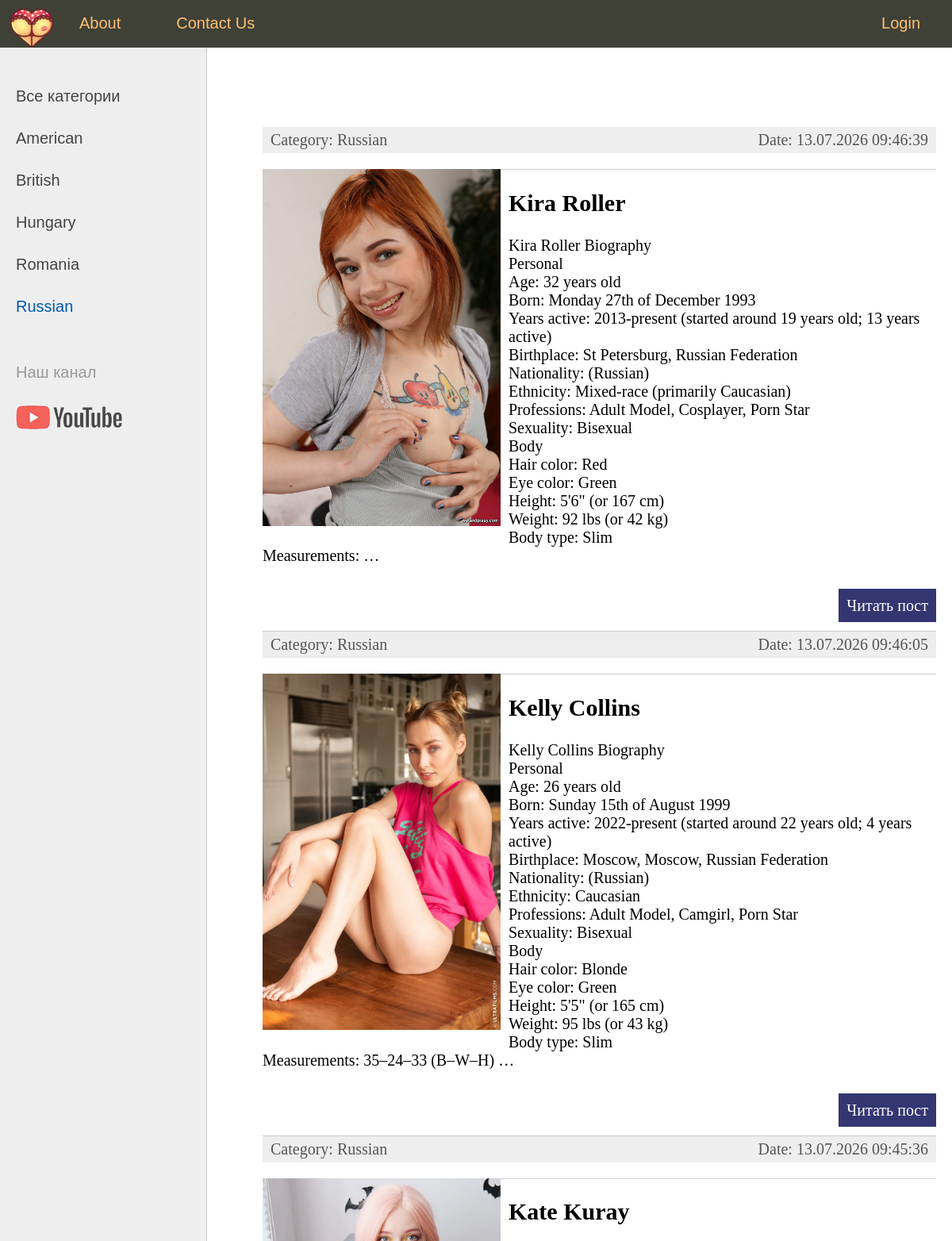
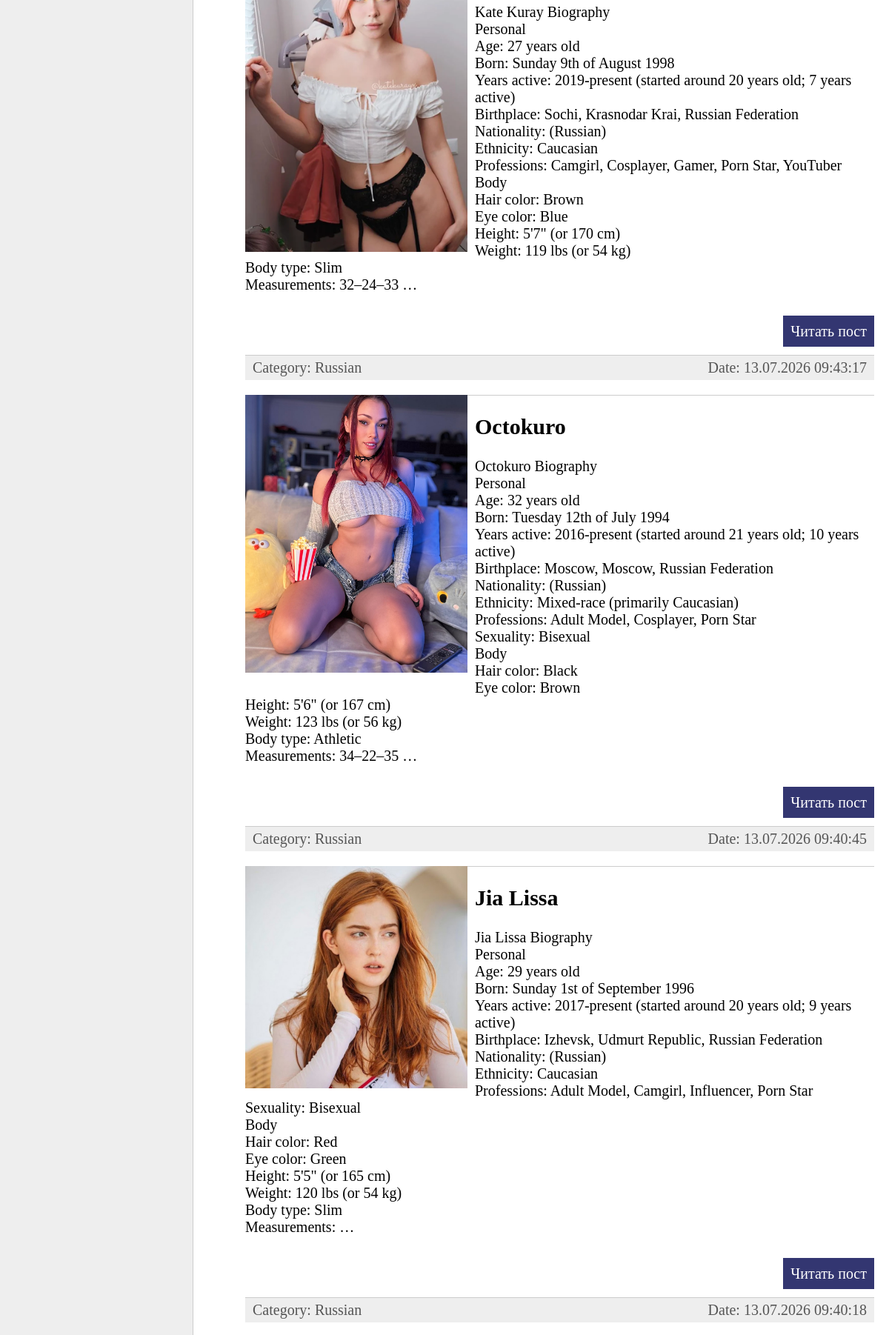
Screenshot of /category/russain/ (upper part) with the database file from the repository (2 pictures, top to bottom).
### women/models.py (models this page shows, shortened)
class Category(models.Model):
    name=models.CharField(max_length=100,db_index=True,verbose_name='Ady')
    slug=models.SlugField(max_length=255,unique=True,db_index=True,verbose_name='URL')
    def __str__(self):
        return self.name
    def get_absolute_url(self):
        return reverse('category',kwargs={'cat_slug':self.slug})
    class Meta:
        verbose_name='Kategoriya'
        verbose_name_plural='Kategoriyalar'
        ordering=['id']

class Women(models.Model):
    title=models.CharField(max_length=255,verbose_name='Ady')
    slug=models.SlugField(max_length=255,unique=True,db_index=True,verbose_name='URL')
    content=models.TextField(blank=True,verbose_name='Tekst')
    photo=models.ImageField(upload_to="photos/%Y/%m/%d",verbose_name='Surat')
    time_create=models.DateTimeField(auto_now_add=True,verbose_name='Doran wagty')
    time_update=models.DateTimeField(auto_now=True,verbose_name='Uytgan wagty')
    is_published=models.BooleanField(default=True,verbose_name='Publikasiya')
    cat=models.ForeignKey('Category',on_delete=models.PROTECT,verbose_name='Kategoriya')
    def get_absolute_url(self):
        return reverse('post',kwargs={'post_slug':self.slug})
    class Meta:
        verbose_name='Pornstar'
        verbose_name_plural='PornStars'
        ordering=['-time_create','title']

### women/views.py (the view)
# urls.py: path('category/<slug:cat_slug>/',WomenCategory.as_view(),name='category'),
class WomenCategory(DataMixin,ListView):
    model=Women
    template_name='women/index.html'
    context_object_name='posts'
    allow_empty=False
    def get_context_data(self,*,object_list=None,**kwargs):
        context=super().get_context_data(**kwargs)
        c_def=self.get_user_context(title=context['posts'][0].cat,cat_selected=context['posts'][0].cat_id)
        return dict(list(context.items())+list(c_def.items()))
    def get_queryset(self):
        return Women.objects.filter(cat__slug=self.kwargs['cat_slug'],is_published=True)

### women/templatetags/women_tags.py (called while the page is built)
@register.inclusion_tag('women/list_categories.html')
def show_categories(sort=None, cat_selected=0):
    if sort:
        cats=Category.objects.order_by(sort)
    else:
        cats=Category.objects.all()
    return {'cats':cats,'cat_selected':cat_selected}

### women/utils.py (called while the page is built)
    def get_user_context(self,**kwargs):
        context=kwargs
        cats=Category.objects.annotate(Count('women'))
        user_menu=menu.copy()
        if not self.request.user.is_authenticated:
            user_menu.pop(1)
        context['menu']=user_menu
        context['cats']=cats
        if 'cat_selected'not in context:
            context['cat_selected']=0
        return context

### women/templates/women/index.html (shortened to what this page needs)
{% extends 'women/base.html' %}
{% block content %}
<ul class="list-articles">
	{% for p in posts %}
			<li><div class="article-panel">
				<p class="first">Category: {{p.cat}}</p>
				<p class="last">Date: {{p.time_update|date:"d.m.Y H:i:s"}}</p>
			</div>
			{%if p.photo%}
			<p><img class="img-article-left tumb" src="{{p.photo.url}}" alt="{{p.title}}"></p>
			{%endif%}
			<li><h2>{{p.title}}</h2>
	{% autoescape on %}
	{{p.content|linebreaks|truncatewords:50}}
	{% endautoescape %}
			<p class="link-read-post"><a href="{{p.get_absolute_url}}">Читать пост</a></p>
			</li>
	{% endfor %}
</ul>
{% endblock %}

### women/templates/women/base.html (shortened to what this page needs)
{% load static %}
{% load women_tags%}
<!DOCTYPE html>
<html>
<head>
	<link type="text/css" href="{% static 'women/css/styles.css' %}" rel="stylesheet" />
</head>
<body>
<table class="table-page" border=0 cellpadding="0" cellspacing="0">
<tr><td valign=top>
{% block mainmenu %}
		<div class="header">
			<ul id="mainmenu" class="mainmenu">
			<li class="logo"><a href="{% url 'home' %}"><div class="logo"></div></a></li>
{% for m in menu %}
	{% if not forloop.last %}
			<li><a href="{% url m.url_name %}">{{m.title}}</a></li>
	{% else %}
			<li class="last"><a href="{% url m.url_name %}">{{m.title}}</a></li>
	{% endif %}
{% endfor %}
			</ul>
		</div>
{% endblock mainmenu %}
<table class="table-content" border=0 cellpadding="0" cellspacing="0">
<tr>
	<td valign="top" class="left-chapters">
	<ul id="leftchapters">
{% if cat_selected == 0 %}
		<li class="selected">Все категории</li>
{% else %}
		<li><a href="{% url 'home' %}">Все категории</a></li>
{% endif %}
{% for c in cats %}
{% if c.women__count > 0 %}
	{% if c.pk == cat_selected %}
		<li class="selected">{{c.name}}</li>
	{% else %}
		<li><a href="{{ c.get_absolute_url }}">{{c.name}}</a></li>
	{% endif %}
{% endif %}
{% endfor %}
		<li class="share">
		<p>Наш канал</p>
		<a class="share-yt" href="https://www.youtube.com/channel/UClJzWfGWuGJL2t-3dYKcHTA/playlists" target="_blank" rel="nofollow"></a>
		</li>
	</ul>
</td>
<td valign="top" class="content">
	<div class="content-text">
{% block content %}
{% endblock %}
	</div>
</td></tr></table>
</td></tr>
</table>
</body>
</html>

### women/static/women/css/styles.css (style rules this page uses)
html, body { font-family: 'Arial'; margin: 0; padding: 0; height: 100%; width: 100%; color: #444; }
a { color: #0059b2; text-decoration: none; }
img { max-width: 600px; height: auto; }
img.img-article-left { max-width: 300px; height: auto; float: left; padding: 0 10px 10px 0; }
p.link-read-post { text-align: right; }
p.link-read-post a { padding: 10px; min-width: 100px; background: #333671; color: #fff; text-decoration: none; }
div.article-panel { background: #eee; padding: 5px 10px 5px 10px; box-sizing: border-box; overflow: hidden; color: #555; }
div.article-panel p.first { margin: 0; float: left; }
div.article-panel p.last { margin: 0; float: right; }
ul.list-articles { list-style: none; margin: 0; padding: 0; }
ul.list-articles li { border-bottom: 1px solid #ccc; }
.table-page { width: 100%; height: 100%; vertical-align: top; }
.table-page tr { height: 100%; }
.header { background: #3F4137; height: 60px; }
.logo { background: url('../images/logo.png') no-repeat 10px 5px; width: 70px; height: 60px; }
ul.mainmenu { list-style: none; margin: 0; padding: 0; height: 60px; color: #fdc073; font-size: 20px; overflow: hidden; }
ul.mainmenu li { float: left; margin: 18px 40px 0 30px; }
ul.mainmenu li.logo { margin: 0; }
ul.mainmenu li.last { float: right; }
ul.mainmenu li a { color: #fdc073; text-decoration: none; }
.table-content { width: 100%; min-height: 100%; height: 100%; }
.left-chapters { margin: 0; background: #eee; border-right: 1px solid #ccc; min-height: 100%; }
.left-chapters ul { width: 230px; min-height: 100%; margin: 0; padding: 20px 10px 10px 20px; list-style: none; font-size: 20px; }
.left-chapters ul li { margin: 30px 0 0 0; color: #999; }
.left-chapters ul li.selected { color: #0059b2; }
.left-chapters ul li a { color: #444; text-decoration: none; }
.left-chapters ul li.share { margin: 60px 0 0 0; }
.left-chapters ul li.share p { margin: 30px 0 30px 0; }
.left-chapters ul li.share a { display: inline-block; width: 40px; height: 40px; margin: 0 20px 0 0; }
.left-chapters ul li.share a.share-yt { width: 100%; height: 30px; background: url('../images/share_yt.png') no-repeat 0 0 }
.content { padding: 40px 20px 20px 40px; width: 100%; box-sizing: border-box; }
.content-text { margin: 60px 0 0 30px; color: #000; font-size: 20px; font-family: Yandex Sans Display Light; }

### rows the page displays
Category: name "American"
Category: name "British"
Category: name "Hungary"
Category: name "Romania"
Category: name "Russian"
Women: cat "Russian", time_update "13.07.2026 09:46:39", photo (picture), title "Kira Roller", content "Kira Roller Biography Personal Age: 32 years old Born: Monday 27th of December 1993 Years active: 2013-present (started around 19 years old; 13 years active) Birthplace: St Petersburg, Russian Federation Nationality: (Russian) Ethnicity: Mixed-race (primarily Caucasian) Professions: Adult Model, Cosplayer, Porn Star Sexuality: Bisexual Body Hair color: Red Eye color: Green Height: 5'6\" (or 167 cm) Weight: 92 lbs (or 42 kg) Body type: Slim Measurements: …"
Women: cat "Russian", time_update "13.07.2026 09:46:05", photo (picture), title "Kelly Collins", content "Kelly Collins Biography Personal Age: 26 years old Born: Sunday 15th of August 1999 Years active: 2022-present (started around 22 years old; 4 years active) Birthplace: Moscow, Moscow, Russian Federation Nationality: (Russian) Ethnicity: Caucasian Professions: Adult Model, Camgirl, Porn Star Sexuality: Bisexual Body Hair color: Blonde Eye color: Green Height: 5'5\" (or 165 cm) Weight: 95 lbs (or 43 kg) Body type: Slim Measurements: 35–24–33 (B–W–H) …"
Women: cat "Russian", time_update "13.07.2026 09:45:36", photo (picture), title "Kate Kuray", content "Kate Kuray Biography Personal Age: 27 years old Born: Sunday 9th of August 1998 Years active: 2019-present (started around 20 years old; 7 years active) Birthplace: Sochi, Krasnodar Krai, Russian Federation Nationality: (Russian) Ethnicity: Caucasian Professions: Camgirl, Cosplayer, Gamer, Porn Star, YouTuber Body Hair color: Brown Eye color: Blue Height: 5'7\" (or 170 cm) Weight: 119 lbs (or 54 kg) Body type: Slim Measurements: 32–24–33 …"
Women: cat "Russian", time_update "13.07.2026 09:43:17", photo (picture), title "Octokuro", content "Octokuro Biography Personal Age: 32 years old Born: Tuesday 12th of July 1994 Years active: 2016-present (started around 21 years old; 10 years active) Birthplace: Moscow, Moscow, Russian Federation Nationality: (Russian) Ethnicity: Mixed-race (primarily Caucasian) Professions: Adult Model, Cosplayer, Porn Star Sexuality: Bisexual Body Hair color: Black Eye color: Brown Height: 5'6\" (or 167 cm) Weight: 123 lbs (or 56 kg) Body type: Athletic Measurements: 34–22–35 …"
Women: cat "Russian", time_update "13.07.2026 09:40:45", photo (picture), title "Jia Lissa", content "Jia Lissa Biography Personal Age: 29 years old Born: Sunday 1st of September 1996 Years active: 2017-present (started around 20 years old; 9 years active) Birthplace: Izhevsk, Udmurt Republic, Russian Federation Nationality: (Russian) Ethnicity: Caucasian Professions: Adult Model, Camgirl, Influencer, Porn Star Sexuality: Bisexual Body Hair color: Red Eye color: Green Height: 5'5\" (or 165 cm) Weight: 120 lbs (or 54 kg) Body type: Slim Measurements: …"
Women: cat "Russian", time_update "13.07.2026 09:40:18"

### other values shown
{{ m.title }} "About" "Contact Us"
{{ m.title }} "Login"
